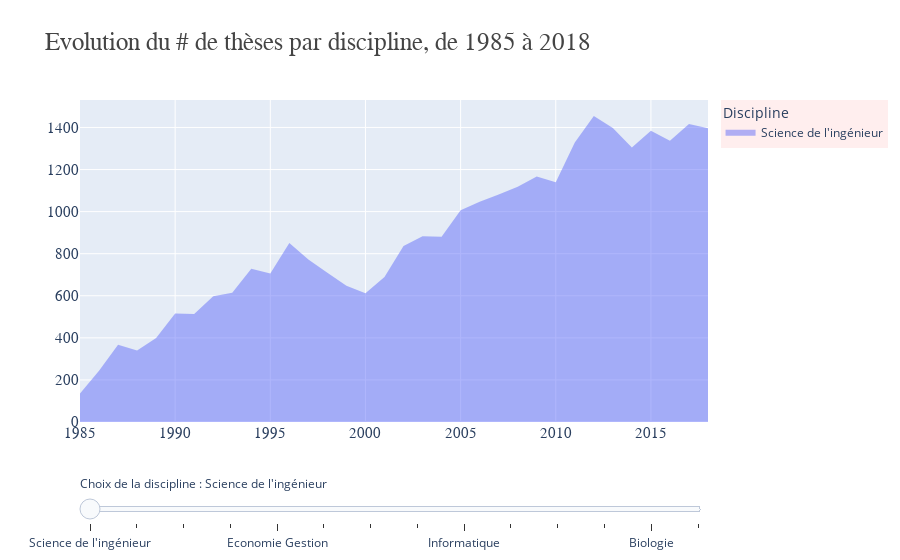

Notebook code cell kept with this figure:
### Markdown cell above
3.9 Exercice 9

Nous représentons maintenant l'évolution au cours du temps pour chaque discipline prise séparément. Le curseur permet de sélectionner la discipline.

### Code cell
# Ajout des traces
fig=go.Figure()
for i in range(len(labels)):
    fig.add_trace(go.Scatter(visible=False,
                             x=category,
                             y=values[i],
                             name=labels[i],
                             mode="none",
                             fill="tozeroy"))

# Rendre visible une trace
fig.data[0].visible=True

# Création du slider
steps = []
for i in range(len(fig.data)):
    step = dict(
        method="update",
        args=[{"visible": [False]*len(fig.data)}], 
        label=labels[i]
    )
    step["args"][0]["visible"][i] = True  # Toggle i'th trace to "visible"
    steps.append(step)

sliders = [dict(
    active=0,
    currentvalue={"prefix": "Choix de la discipline : "},
    pad={"t": 50},
    steps=steps
)]
fig.update_layout(sliders=sliders)

# Affichage du graphique
fig.update_layout(  title_text = "Evolution du # de thèses par discipline, de 1985 à 2018",
                    title_font_color="#444",
                    title_font_family="garamond_font",
                    title_font_size=25,
                    showlegend=True,
                    legend_bgcolor="#FEE",
                    legend_title_text = "Discipline",
                    margin_pad = 0
                    )
fig.update_xaxes(tickformat='%Y',color="#444", dividercolor="#222", tickfont=dict(family="garamond_font", size=15 ))
fig.update_yaxes(tickformat='%Y',color="#444", dividercolor="#222", tickfont=dict(family="garamond_font", size=15 ))
fig.show()

### Figure 1 — Plotly figure (JSON) as saved in the notebook; plotly's stock layout.template omitted (floating-point values rounded to 4 significant figures)
{"data": [{"fill": "tozeroy", "mode": "none", "name": "Science de l'ingénieur", "type": "scatter", "visible": true, "x": [1985, 1986, 1987, 1988, 1989, 1990, 1991, 1992, 1993, 1994, 1995, 1996, 1997, 1998, 1999, 2000, 2001, 2002, 2003, 2004, 2005, 2006, 2007, 2008, 2009, 2010, 2011, 2012, 2013, 2014, 2015, 2016, 2017, 2018], "y": [136, 244, 367, 340, 399, 516, 513, 598, 614, 729, 706, 851, 772, 710, 648, 612, 689, 837, 883, 881, 1006, 1047, 1081, 1118, 1167, 1139, 1328, 1454, 1397, 1305, 1384, 1337, 1416, 1396]}, {"fill": "tozeroy", "mode": "none", "name": "Science de la Terre", "type": "scatter", "visible": false, "x": [1985, 1986, 1987, 1988, 1989, 1990, 1991, 1992, 1993, 1994, 1995, 1996, 1997, 1998, 1999, 2000, 2001, 2002, 2003, 2004, 2005, 2006, 2007, 2008, 2009, 2010, 2011, 2012, 2013, 2014, 2015, 2016, 2017, 2018], "y": [109, 243, 626, 453, 415, 423, 392, 411, 400, 418, 451, 497, 532, 408, 334, 302, 339, 385, 385, 363, 442, 432, 429, 465, 458, 455, 454, 466, 475, 453, 460, 506, 464, 471]}, {"fill": "tozeroy", "mode": "none", "name": "Sciences de l'éducation", "type": "scatter", "visible": false, "x": [1985, 1986, 1987, 1988, 1989, 1990, 1991, 1992, 1993, 1994, 1995, 1996, 1997, 1998, 1999, 2000, 2001, 2002, 2003, 2004, 2005, 2006, 2007, 2008, 2009, 2010, 2011, 2012, 2013, 2014, 2015, 2016, 2017, 2018], "y": [5, 1, 3, 6, 6, 6, 7, 10, 19, 30, 20, 7, 12, 15, 10, 16, 18, 23, 22, 30, 30, 36, 33, 38, 39, 30, 40, 36, 40, 40, 35, 52, 44, 45]}, {"fill": "tozeroy", "mode": "none", "name": "Droit et Science Politique", "type": "scatter", "visible": false, "x": [1985, 1986, 1987, 1988, 1989, 1990, 1991, 1992, 1993, 1994, 1995, 1996, 1997, 1998, 1999, 2000, 2001, 2002, 2003, 2004, 2005, 2006, 2007, 2008, 2009, 2010, 2011, 2012, 2013, 2014, 2015, 2016, 2017, 2018], "y": [168, 400, 413, 374, 378, 370, 384, 381, 435, 531, 492, 575, 595, 659, 700, 865, 699, 715, 699, 792, 727, 743, 745, 761, 744, 821, 850, 882, 881, 902, 795, 731, 751, 701]}, {"fill": "tozeroy", "mode": "none", "name": "Economie Gestion", "type": "scatter", "visible": false, "x": [1985, 1986, 1987, 1988, 1989, 1990, 1991, 1992, 1993, 1994, 1995, 1996, 1997, 1998, 1999, 2000, 2001, 2002, 2003, 2004, 2005, 2006, 2007, 2008, 2009, 2010, 2011, 2012, 2013, 2014, 2015, 2016, 2017, 2018], "y": [220, 390, 413, 332, 281, 239, 293, 365, 370, 420, 374, 451, 565, 503, 480, 627, 515, 453, 485, 493, 506, 537, 631, 655, 689, 753, 806, 747, 746, 772, 677, 709, 692, 635]}, {"fill": "tozeroy", "mode": "none", "name": "Langues et Littératures", "type": "scatter", "visible": false, "x": [1985, 1986, 1987, 1988, 1989, 1990, 1991, 1992, 1993, 1994, 1995, 1996, 1997, 1998, 1999, 2000, 2001, 2002, 2003, 2004, 2005, 2006, 2007, 2008, 2009, 2010, 2011, 2012, 2013, 2014, 2015, 2016, 2017, 2018], "y": [268, 415, 646, 457, 415, 457, 463, 525, 564, 703, 695, 709, 686, 583, 666, 710, 628, 672, 713, 683, 619, 679, 716, 703, 711, 697, 769, 744, 691, 666, 611, 656, 650, 593]}, {"fill": "tozeroy", "mode": "none", "name": "Matériaux, Milieux et Chimie", "type": "scatter", "visible": false, "x": [1985, 1986, 1987, 1988, 1989, 1990, 1991, 1992, 1993, 1994, 1995, 1996, 1997, 1998, 1999, 2000, 2001, 2002, 2003, 2004, 2005, 2006, 2007, 2008, 2009, 2010, 2011, 2012, 2013, 2014, 2015, 2016, 2017, 2018], "y": [331, 635, 1359, 1233, 1405, 1409, 1522, 1724, 1762, 1853, 1818, 2043, 2014, 1898, 1796, 1757, 1741, 1779, 1772, 1906, 2035, 2023, 2224, 2228, 2203, 2288, 2371, 2751, 2708, 2557, 2544, 2452, 2544, 2469]}, {"fill": "tozeroy", "mode": "none", "name": "SHS", "type": "scatter", "visible": false, "x": [1985, 1986, 1987, 1988, 1989, 1990, 1991, 1992, 1993, 1994, 1995, 1996, 1997, 1998, 1999, 2000, 2001, 2002, 2003, 2004, 2005, 2006, 2007, 2008, 2009, 2010, 2011, 2012, 2013, 2014, 2015, 2016, 2017, 2018], "y": [380, 863, 1069, 868, 701, 657, 761, 809, 976, 1128, 1000, 1122, 1204, 1139, 1224, 1418, 1142, 1177, 1354, 1368, 1374, 1452, 1513, 1515, 1562, 1664, 1775, 1859, 1776, 1755, 1760, 1668, 1691, 1525]}, {"fill": "tozeroy", "mode": "none", "name": "Informatique", "type": "scatter", "visible": false, "x": [1985, 1986, 1987, 1988, 1989, 1990, 1991, 1992, 1993, 1994, 1995, 1996, 1997, 1998, 1999, 2000, 2001, 2002, 2003, 2004, 2005, 2006, 2007, 2008, 2009, 2010, 2011, 2012, 2013, 2014, 2015, 2016, 2017, 2018], "y": [45, 69, 101, 121, 144, 176, 130, 195, 197, 214, 231, 253, 275, 218, 218, 250, 303, 354, 403, 467, 547, 561, 565, 625, 624, 717, 752, 763, 876, 809, 774, 712, 771, 777]}, {"fill": "tozeroy", "mode": "none", "name": "Mathématiques", "type": "scatter", "visible": false, "x": [1985, 1986, 1987, 1988, 1989, 1990, 1991, 1992, 1993, 1994, 1995, 1996, 1997, 1998, 1999, 2000, 2001, 2002, 2003, 2004, 2005, 2006, 2007, 2008, 2009, 2010, 2011, 2012, 2013, 2014, 2015, 2016, 2017, 2018], "y": [120, 331, 766, 610, 723, 761, 845, 913, 971, 1054, 996, 1117, 973, 736, 305, 256, 296, 281, 307, 309, 343, 355, 341, 336, 352, 399, 433, 478, 489, 455, 453, 449, 396, 462]}, {"fill": "tozeroy", "mode": "none", "name": "Mathématiques et Informatique", "type": "scatter", "visible": false, "x": [1985, 1986, 1987, 1988, 1989, 1990, 1991, 1992, 1993, 1994, 1995, 1996, 1997, 1998, 1999, 2000, 2001, 2002, 2003, 2004, 2005, 2006, 2007, 2008, 2009, 2010, 2011, 2012, 2013, 2014, 2015, 2016, 2017, 2018], "y": [2, 1, 8, 12, 10, 3, 6, 6, 7, 6, 5, 14, 5, 6, 8, 9, 32, 50, 27, 39, 69, 45, 63, 46, 21, 27, 10, 14, 18, 30, 29, 33, 75, 40]}, {"fill": "tozeroy", "mode": "none", "name": "Médecine", "type": "scatter", "visible": false, "x": [1985, 1986, 1987, 1988, 1989, 1990, 1991, 1992, 1993, 1994, 1995, 1996, 1997, 1998, 1999, 2000, 2001, 2002, 2003, 2004, 2005, 2006, 2007, 2008, 2009, 2010, 2011, 2012, 2013, 2014, 2015, 2016, 2017, 2018], "y": [434, 364, 225, 3736, 3926, 3581, 3050, 3323, 3061, 2867, 765, 673, 654, 557, 571, 520, 209, 102, 83, 119, 98, 84, 105, 105, 98, 111, 124, 122, 118, 78, 76, 83, 123, 151]}, {"fill": "tozeroy", "mode": "none", "name": "Biologie", "type": "scatter", "visible": false, "x": [1985, 1986, 1987, 1988, 1989, 1990, 1991, 1992, 1993, 1994, 1995, 1996, 1997, 1998, 1999, 2000, 2001, 2002, 2003, 2004, 2005, 2006, 2007, 2008, 2009, 2010, 2011, 2012, 2013, 2014, 2015, 2016, 2017, 2018], "y": [695, 967, 1716, 1815, 1649, 1750, 1719, 1975, 2048, 2147, 2139, 2113, 2425, 2589, 3326, 3260, 2703, 2394, 2554, 2599, 2602, 2804, 3056, 3036, 3151, 3179, 3094, 3369, 3392, 3128, 3086, 3273, 3194, 3245]}, {"fill": "tozeroy", "mode": "none", "name": "Psychologie", "type": "scatter", "visible": false, "x": [1985, 1986, 1987, 1988, 1989, 1990, 1991, 1992, 1993, 1994, 1995, 1996, 1997, 1998, 1999, 2000, 2001, 2002, 2003, 2004, 2005, 2006, 2007, 2008, 2009, 2010, 2011, 2012, 2013, 2014, 2015, 2016, 2017, 2018], "y": [94, 239, 726, 688, 647, 662, 746, 830, 883, 888, 874, 925, 951, 995, 692, 251, 152, 173, 168, 199, 159, 176, 191, 220, 216, 227, 308, 281, 241, 257, 319, 278, 270, 256]}], "layout": {"legend": {"bgcolor": "#FEE", "title": {"text": "Discipline"}}, "margin": {"pad": 0}, "showlegend": true, "sliders": [{"active": 0, "currentvalue": {"prefix": "Choix de la discipline : "}, "pad": {"t": 50}, "steps": [{"args": [{"visible": [true, false, false, false, false, false, false, false, false, false, false, false, false, false]}], "label": "Science de l'ingénieur", "method": "update"}, {"args": [{"visible": [false, true, false, false, false, false, false, false, false, false, false, false, false, false]}], "label": "Science de la Terre", "method": "update"}, {"args": [{"visible": [false, false, true, false, false, false, false, false, false, false, false, false, false, false]}], "label": "Sciences de l'éducation", "method": "update"}, {"args": [{"visible": [false, false, false, true, false, false, false, false, false, false, false, false, false, false]}], "label": "Droit et Science Politique", "method": "update"}, {"args": [{"visible": [false, false, false, false, true, false, false, false, false, false, false, false, false, false]}], "label": "Economie Gestion", "method": "update"}, {"args": [{"visible": [false, false, false, false, false, true, false, false, false, false, false, false, false, false]}], "label": "Langues et Littératures", "method": "update"}, {"args": [{"visible": [false, false, false, false, false, false, true, false, false, false, false, false, false, false]}], "label": "Matériaux, Milieux et Chimie", "method": "update"}, {"args": [{"visible": [false, false, false, false, false, false, false, true, false, false, false, false, false, false]}], "label": "SHS", "method": "update"}, {"args": [{"visible": [false, false, false, false, false, false, false, false, true, false, false, false, false, false]}], "label": "Informatique", "method": "update"}, {"args": [{"visible": [false, false, false, false, false, false, false, false, false, true, false, false, false, false]}], "label": "Mathématiques", "method": "update"}, {"args": [{"visible": [false, false, false, false, false, false, false, false, false, false, true, false, false, false]}], "label": "Mathématiques et Informatique", "method": "update"}, {"args": [{"visible": [false, false, false, false, false, false, false, false, false, false, false, true, false, false]}], "label": "Médecine", "method": "update"}, {"args": [{"visible": [false, false, false, false, false, false, false, false, false, false, false, false, true, false]}], "label": "Biologie", "method": "update"}, {"args": [{"visible": [false, false, false, false, false, false, false, false, false, false, false, false, false, true]}], "label": "Psychologie", "method": "update"}]}], "title": {"font": {"color": "#444", "family": "garamond_font", "size": 25}, "text": "Evolution du # de thèses par discipline, de 1985 à 2018"}, "xaxis": {"color": "#444", "dividercolor": "#222", "tickfont": {"family": "garamond_font", "size": 15}, "tickformat": "%Y"}, "yaxis": {"color": "#444", "dividercolor": "#222", "tickfont": {"family": "garamond_font", "size": 15}, "tickformat": "%Y"}}}
